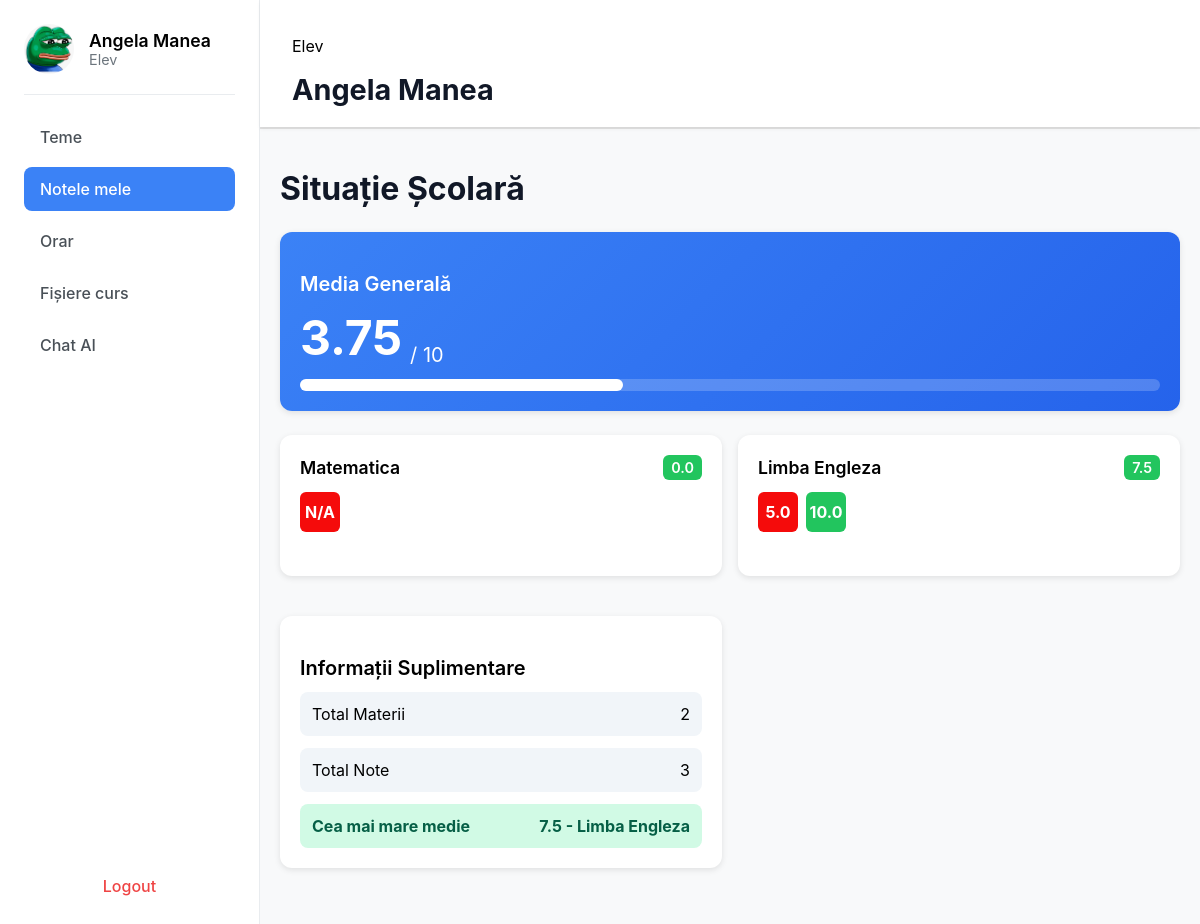
The app's page /note_elev (signed in) with its own data.
### app/models.py (models this page shows, shortened)
class User(db.Model, UserMixin):
    __tablename__ = 'user'
    id = db.Column(db.Integer, primary_key=True)
    name = db.Column(db.String(100), nullable=False)
    email = db.Column(db.String(150), unique=True, nullable=False)
    password_hash = db.Column(db.String(256), nullable=False)  # Am mărit la 256 pentru siguranță
    role = db.Column(db.String(20), nullable=False)  # 'student', 'professor', 'parent'
    student = db.relationship('Student', back_populates='user', uselist=False)
    professor = db.relationship('Professor', back_populates='user', uselist=False)
    parent = db.relationship('Parent', back_populates='user', uselist=False)

class Subject(db.Model):  # Fosta tabelă "Materie" (top-dreapta)
    __tablename__ = 'subject'
    id = db.Column(db.Integer, primary_key=True)
    name = db.Column(db.String(150), nullable=False)
    description = db.Column(db.Text, nullable=True, default='No description')  # valoare default
    color = db.Column(db.String(50), nullable=False, default='bg-blue-500')   # valoare default
    assignments = db.relationship('Assignment', back_populates='subject')
    student_subjects = db.relationship('StudentSubject', back_populates='subject')
    absences = db.relationship('Absence', back_populates='subject', cascade='all, delete-orphan')

class Assignment(db.Model):
    __tablename__ = 'assignment'
    id = db.Column(db.Integer, primary_key=True)
    teacher_id = db.Column(db.Integer, db.ForeignKey('professor.id'), nullable=False)
    subject_id = db.Column(db.Integer, db.ForeignKey('subject.id'), nullable=False)  # 'id_materie FK'
    title = db.Column(db.String(150), nullable=False)
    description = db.Column(db.Text, nullable=True)
    created_at = db.Column(db.DateTime, default=datetime.utcnow)
    due_date = db.Column(db.DateTime, nullable=True)  # Data limită
    teacher = db.relationship('Professor', back_populates='assignments')
    subject = db.relationship('Subject', back_populates='assignments')
    submissions = db.relationship('Submission', back_populates='assignment')

class Feedback(db.Model):
    __tablename__ = 'feedback'
    id = db.Column(db.Integer, primary_key=True)
    submission_id = db.Column(db.Integer, db.ForeignKey('submission.id'), unique=True, nullable=False)
    grade = db.Column(db.String(10), nullable=True)  # Nota (ex: 10, 7.5, "A+")
    feedback_text = db.Column(db.Text, nullable=True)  # Feedback-ul profesorului
    created_at = db.Column(db.DateTime, default=datetime.utcnow)
    submission = db.relationship('Submission', back_populates='feedback')
    ai_reports = db.relationship('AIReport', back_populates='feedback', cascade="all, delete-orphan")

### app/routes.py (the view)
@bp.route("/note_elev", methods=["GET", "POST"])
@login_required
def note_elev():
    role = current_user.role
    if role == "Elev":
        student_profile = Student.query.filter_by(user_id=current_user.id).first()
        child_info_data = {}
        if student_profile:
            submissions = Submission.query.join(Assignment).join(Subject).filter(
                Submission.student_id == student_profile.id
            ).all()
            grades_by_subject = {}
            for sub in submissions:
                subject_name = sub.assignment.subject.name
                grade = sub.feedback.grade if sub.feedback else "N/A"
                grades_by_subject.setdefault(subject_name, []).append({
                    "assignment_title": sub.assignment.title,
                    "grade": grade
                })
                subject_averages = {}
                for subject, grades_list in grades_by_subject.items():
                    total = 0
                    count = 0
                    for g in grades_list:
                        try:
                            total += float(g['grade'])
                            count += 1
                        except (ValueError, TypeError):
                            continue  # ignoram grade non-numerice
                    if count > 0:
                        subject_averages[subject] = total / count
                    else:
                        subject_averages[subject] = 0
                if subject_averages:
                    general_avg = sum(subject_averages.values()) / len(subject_averages)
                else:
                    general_avg = 0
                general_avg = round(general_avg, 2)
                total_subjects = len(grades_by_subject)
                total_grades = sum(len(grades) for grades in grades_by_subject.values())
                subject_averages = {}
                for subject, grades_list in grades_by_subject.items():
                    total = 0
                    count = 0
                    for g in grades_list:
                        try:
                            total += float(g['grade'])
                            count += 1
                        except (ValueError, TypeError):
                            continue
                    if count > 0:
                        subject_averages[subject] = total / count
                    else:
                        subject_averages[subject] = 0
                if subject_averages:
                    max_subject = max(subject_averages, key=subject_averages.get)
                    max_avg = subject_averages[max_subject]
                else:
                    max_subject = None
                    max_avg = 0
                child_info_data = {
                    "name": current_user.name,
                    "grades_by_subject": grades_by_subject or {},
                    "general_avg": general_avg or 0,
                    "total_subjects": total_subjects or 0,
                    "total_grades": total_grades or 0,
                    "max_subject": max_subject or 0,
                    "max_avg": max_avg or 0,
                }
            return render_template("note_elev.html", user=current_user, child=child_info_data)
    return "H4CK3R!!"

### app/__init__.py (called while the page is built)
def create_app():
    app = Flask(__name__)
    app.secret_key = "secret123"  # schimbă cu ceva sigur
    app.config['SQLALCHEMY_DATABASE_URI'] = 'sqlite:///users.db'
    app.config['SQLALCHEMY_TRACK_MODIFICATIONS'] = False
    db.init_app(app)
    login_manager.init_app(app)
    from .routes import bp
    app.register_blueprint(bp)
    from .models import User  # import modelul User
    @login_manager.user_loader
    def user_loader(user_id):
        try:
            return User.query.get(int(user_id))
        except ValueError:
            return None
    with app.app_context():
        db.create_all()
    return app

### app/templates/note_elev.html
{% extends "base.html" %}
{% block content %}
<div class="sidebar">
    <div class="profile">
        <img src="{{ url_for('static', filename='images/images.jpeg') }}" alt="Profile">
        <div>
            <h3>{{ user.name }}</h3>
            <p>{{ user.role }}</p>
        </div>
    </div>
    <ul class="menu">
        <li><a href="{{ url_for('main.home') }}">Teme</a></li>
        <li class="active"><a href="{{ url_for('main.note_elev') }}">Notele mele</a></li>
        <li><a href="{{ url_for('main.orar') }}">Orar</a></li>
        <li><a href="#">Fișiere curs</a></li>
        <li><a href="{{ url_for('main.chat_page') }}" target="_blank">Chat AI</a></li>
    </ul>
    <a class="logout" href="{{ url_for('main.logout') }}">Logout</a>
</div>
<body>
<div class="content-wrapper">
    <div class="main2">
        <div class="header_situatie">
            <p>Elev</p>
            <h2>{{ child.name }}</h2>
        </div>
    </div>
    <div class="container">
        <h1 class="page-title">Situație Școlară</h1>
        <div class="card gradient-card overall-average">
            <div class="card-content">
                <h3 class="card-title">Media Generală</h3>
                <div class="average-score">
                    <span class="score">{{child.general_avg}}</span>
                    <span class="max-score">/ 10</span>
                </div>
                <div class="progress-bar">
                    <div class="progress-fill" style="width: {{ ((child.general_avg | default(0)) / 10) * 100 }}%;"></div>
                </div>
            </div>
        </div>
        <div class="grid-container">
            {% for subject, assignments in child.get('grades_by_subject', {}).items() %}
                {% set grades_num = [] %}
                {% for a in assignments %}
                    {% set _ = grades_num.append(a.grade | float) %}
                {% endfor %}
                {% set avg = (grades_num | sum / grades_num | length) if grades_num else 0 %}
                <div class="card subject-card">
                    <div class="card-content">
                        <div class="card-header">
                            <h4>{{ subject }}</h4>
                            <span class="badge badge-success">{{ "%.1f"|format(avg) }}</span>
                        </div>
                        <div class="grades">
                            {% for a in assignments %}
                                {% set g = a.grade | float %}
                                {% if g >= 9 %}
                                    {% set grade_class = "grade-green" %}
                                {% elif g >= 7 %}
                                    {% set grade_class = "grade-yellow" %}
                                {% else %}
                                    {% set grade_class = "grade-red" %}
                                {% endif %}
                                <div class="grade-box {{ grade_class }}">{{ a.grade }}</div>
                            {% endfor %}
                        </div>
                        <div class="progress-bar">
                            <div class="progress-fill" style="width: {{ avg * 10 }}%;"></div>
                        </div>
                    </div>
                </div>
            {% endfor %}
        <div class="card additional-info">
            <div class="card-content">
                <h3 class="card-title">Informații Suplimentare</h3>
                <div class="info-list">
                    <div class="info-item">
                        <span>Total Materii</span>
                        <span>{{child.total_subjects}}</span>
                    </div>
                    <div class="info-item">
                        <span>Total Note</span>
                        <span>{{child.total_grades}}</span>
                    </div>
                    <div class="info-item highlight">
                        <span>Cea mai mare medie</span>
                        <span>{{child.max_avg}} - {{child.max_subject}}</span>
                    </div>
                </div>
            </div>
        </div>
    </div>
</div>
{% endblock %}

### app/static/css/dashboard.css (style rules this page uses)
body { font-family: -apple-system, BlinkMacSystemFont, "Segoe UI", Roboto, Helvetica, Arial, sans-serif; background-color: #f8f9fa; margin: 0; display: flex; min-height: 100vh; }
.sidebar { width: 260px; background: #ffffff; border-right: 1px solid #e9ecef; display: flex; flex-direction: column; padding: 24px; box-sizing: border-box; }
.content-wrapper { display: block; flex-direction: column; flex-grow: 1; }
.main2 { background-color: #ffffff; border-bottom: 2px solid #e0e0e0; width: 100%; box-sizing: border-box; }
.container { max-width: 1200px; margin: 40px auto; padding: 0 20px; }
.page-title { font-size: 2rem; font-weight: bold; margin-bottom: 24px; color: #111827; }
.card { background-color: #fff; border-radius: 12px; box-shadow: 0 2px 6px rgba(0,0,0,0.1); margin-bottom: 24px; }
.card-content { padding: 20px; }
.card-title { font-size: 1.25rem; font-weight: 600; margin-bottom: 12px; }
.gradient-card.overall-average { background: linear-gradient(135deg, #3b82f6, #2563eb); color: white; }
.average-score { display: flex; align-items: flex-end; gap: 8px; }
.score { font-size: 3rem; font-weight: bold; }
.max-score { font-size: 1.25rem; }
.progress-bar { width: 100%; height: 12px; background-color: rgba(255,255,255,0.2); border-radius: 6px; margin-top: 12px; }
.progress-fill { height: 100%; border-radius: 6px; background-color: white; }
.grid-container { display: grid; grid-template-columns: 1fr; gap: 16px; }
@media (min-width: 768px) { .grid-container { grid-template-columns: 1fr 1fr; } }
.subject-card .card-header { display: flex; justify-content: space-between; align-items: center; margin-bottom: 12px; }
.subject-card h4 { font-size: 1.1rem; font-weight: 600; margin: 0; }
.badge { padding: 4px 8px; border-radius: 6px; font-weight: 600; font-size: 0.9rem; color: white; }
.badge-success { background-color: #22c55e; }
.grades { display: flex; flex-wrap: wrap; gap: 8px; margin-bottom: 12px; }
.grade-box { width: 40px; height: 40px; border-radius: 6px; display: flex; justify-content: center; align-items: center; font-weight: bold; color: white; }
.grade-green { background-color: #22c55e; }
.grade-red { background-color: #f50b0b; }
.additional-info .info-list { display: flex; flex-direction: column; gap: 12px; }
.info-item { display: flex; justify-content: space-between; padding: 12px; background-color: #f1f5f9; border-radius: 8px; }
.info-item.highlight { background-color: #d1fae5; color: #065f46; font-weight: bold; }
.profile { display: flex; align-items: center; gap: 15px; padding-bottom: 20px; border-bottom: 1px solid #e9ecef; }
.profile img { width: 50px; height: 50px; border-radius: 50%; }
.profile h3 { margin: 0; font-size: 1.1rem; font-weight: 600; }
.profile p { margin: 0; font-size: 0.9rem; color: #6c757d; }
.menu { list-style: none; padding: 20px 0; margin: 0; flex-grow: 1; }
.menu li { margin-bottom: 8px; }
.menu li a { display: block; padding: 12px 16px; text-decoration: none; color: #495057; font-weight: 500; border-radius: 8px; transition: background-color 0.2s, color 0.2s; }
.menu li.active a { background-color: #3b82f6; color: #ffffff; }
.logout { display: block; padding: 12px 16px; text-decoration: none; color: #ef4444; font-weight: 500; border-radius: 8px; transition: background-color 0.2s; text-align: center; }
.header_situatie { background-color: #ffffff; padding: 20px 32px; border-bottom: 0px solid #e0e0e0; box-shadow: 0 2px 4px rgba(0,0,0,0.05); width: 100%; box-sizing: border-box; }
.header_situatie h2 { margin: 0; font-size: 1.8rem; font-weight: 700; color: #111827; }

### records on screen
User: name "Angela Manea", role "Elev"
Subject: name "Matematica", avg "0.0"
Assignment: grade "N/A"
Subject: name "Limba Engleza", avg "7.5", {{ avg * 10 }} 75.0 (drawn), max_subject "Limba Engleza"
Feedback: grade "5.0"
Feedback: grade "10.0"

### other values on screen
{{ child.general_avg }} "3.75"
{{ child.total_subjects }} "2"
{{ child.total_grades }} "3"
{{ child.max_avg }} "7.5"
